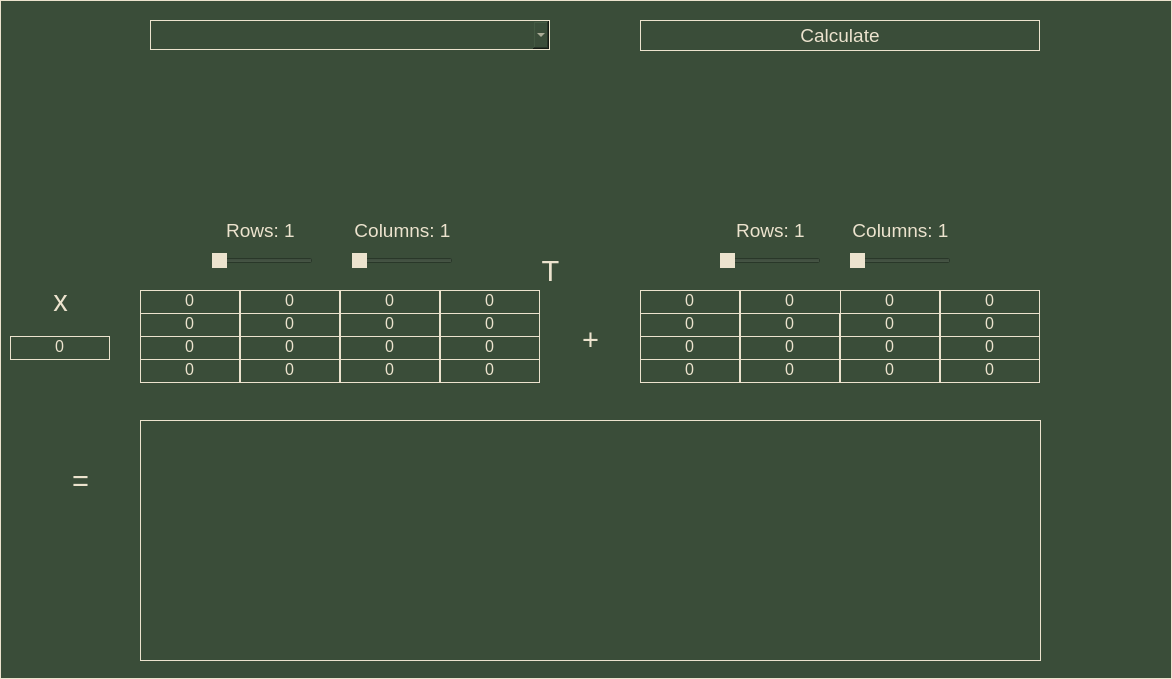
<?xml version="1.0" encoding="UTF-8"?>
<ui version="4.0">
 <class>MainWindow</class>
 <widget class="QMainWindow" name="MainWindow">
  <property name="geometry">
   <rect>
    <x>0</x>
    <y>0</y>
    <width>1172</width>
    <height>679</height>
   </rect>
  </property>
  <property name="font">
   <font>
    <pointsize>14</pointsize>
   </font>
  </property>
  <property name="windowTitle">
   <string>Matrix Calculator</string>
  </property>
  <property name="styleSheet">
   <string notr="true">background-color:rgb(58, 77, 57);
border:1px solid rgb(236, 227, 206);
color:rgb(236, 227, 206);</string>
  </property>
  <widget class="QWidget" name="centralwidget">
   <widget class="QComboBox" name="cBoperations">
    <property name="geometry">
     <rect>
      <x>150</x>
      <y>20</y>
      <width>400</width>
      <height>30</height>
     </rect>
    </property>
    <property name="font">
     <font>
      <pointsize>14</pointsize>
     </font>
    </property>
    <property name="cursor">
     <cursorShape>PointingHandCursor</cursorShape>
    </property>
    <property name="styleSheet">
     <string notr="true">QComboBox{
border:1px solid rgb(236, 227, 206);
color:rgb(236, 227, 206);
background-color:rgb(58, 77, 57);
}

QComboBox QAbstractItemView{
color:rgb(236, 227, 206);
}

QComboBox QAbstractItemView:hover{
color:rgb(236, 227, 206);
background-color:rgb(79, 111, 82);
}
</string>
    </property>
    <property name="sizeAdjustPolicy">
     <enum>QComboBox::AdjustToContentsOnFirstShow</enum>
    </property>
   </widget>
   <widget class="QSlider" name="NumRowsM1">
    <property name="geometry">
     <rect>
      <x>212</x>
      <y>240</y>
      <width>101</width>
      <height>41</height>
     </rect>
    </property>
    <property name="cursor">
     <cursorShape>PointingHandCursor</cursorShape>
    </property>
    <property name="styleSheet">
     <string notr="true">QSlider{
border:none;
}

QSlider::handle:horizontal{
background-color:rgb(236, 227, 206);
}</string>
    </property>
    <property name="minimum">
     <number>1</number>
    </property>
    <property name="maximum">
     <number>4</number>
    </property>
    <property name="orientation">
     <enum>Qt::Horizontal</enum>
    </property>
    <property name="invertedAppearance">
     <bool>false</bool>
    </property>
    <property name="invertedControls">
     <bool>false</bool>
    </property>
    <property name="tickPosition">
     <enum>QSlider::NoTicks</enum>
    </property>
   </widget>
   <widget class="QSlider" name="NumColumnsM1">
    <property name="geometry">
     <rect>
      <x>352</x>
      <y>240</y>
      <width>101</width>
      <height>41</height>
     </rect>
    </property>
    <property name="cursor">
     <cursorShape>PointingHandCursor</cursorShape>
    </property>
    <property name="styleSheet">
     <string notr="true">QSlider{
border:none;
}

QSlider::handle:horizontal{
background-color:rgb(236, 227, 206);
}</string>
    </property>
    <property name="minimum">
     <number>1</number>
    </property>
    <property name="maximum">
     <number>4</number>
    </property>
    <property name="orientation">
     <enum>Qt::Horizontal</enum>
    </property>
    <property name="invertedAppearance">
     <bool>false</bool>
    </property>
    <property name="invertedControls">
     <bool>false</bool>
    </property>
    <property name="tickPosition">
     <enum>QSlider::NoTicks</enum>
    </property>
   </widget>
   <widget class="QSlider" name="NumRowsM2">
    <property name="geometry">
     <rect>
      <x>720</x>
      <y>240</y>
      <width>101</width>
      <height>41</height>
     </rect>
    </property>
    <property name="cursor">
     <cursorShape>PointingHandCursor</cursorShape>
    </property>
    <property name="styleSheet">
     <string notr="true">QSlider{
border:none;
}

QSlider::handle:horizontal{
background-color:rgb(236, 227, 206);
}</string>
    </property>
    <property name="minimum">
     <number>1</number>
    </property>
    <property name="maximum">
     <number>4</number>
    </property>
    <property name="orientation">
     <enum>Qt::Horizontal</enum>
    </property>
    <property name="invertedAppearance">
     <bool>false</bool>
    </property>
    <property name="invertedControls">
     <bool>false</bool>
    </property>
    <property name="tickPosition">
     <enum>QSlider::NoTicks</enum>
    </property>
   </widget>
   <widget class="QSlider" name="NumColumnsM2">
    <property name="geometry">
     <rect>
      <x>850</x>
      <y>240</y>
      <width>101</width>
      <height>41</height>
     </rect>
    </property>
    <property name="cursor">
     <cursorShape>PointingHandCursor</cursorShape>
    </property>
    <property name="styleSheet">
     <string notr="true">QSlider{
border:none;
}

QSlider::handle:horizontal{
background-color:rgb(236, 227, 206);
}</string>
    </property>
    <property name="minimum">
     <number>1</number>
    </property>
    <property name="maximum">
     <number>4</number>
    </property>
    <property name="orientation">
     <enum>Qt::Horizontal</enum>
    </property>
    <property name="invertedAppearance">
     <bool>false</bool>
    </property>
    <property name="invertedControls">
     <bool>false</bool>
    </property>
    <property name="tickPosition">
     <enum>QSlider::NoTicks</enum>
    </property>
   </widget>
   <widget class="QLabel" name="lblM1rowCount">
    <property name="geometry">
     <rect>
      <x>210</x>
      <y>220</y>
      <width>101</width>
      <height>20</height>
     </rect>
    </property>
    <property name="font">
     <font>
      <pointsize>14</pointsize>
     </font>
    </property>
    <property name="styleSheet">
     <string notr="true">border:none;</string>
    </property>
    <property name="text">
     <string>Rows: 1</string>
    </property>
    <property name="alignment">
     <set>Qt::AlignCenter</set>
    </property>
   </widget>
   <widget class="QLabel" name="lblM1ColumnCount">
    <property name="geometry">
     <rect>
      <x>352</x>
      <y>220</y>
      <width>101</width>
      <height>20</height>
     </rect>
    </property>
    <property name="font">
     <font>
      <pointsize>14</pointsize>
     </font>
    </property>
    <property name="styleSheet">
     <string notr="true">border:none;</string>
    </property>
    <property name="text">
     <string>Columns: 1</string>
    </property>
    <property name="alignment">
     <set>Qt::AlignCenter</set>
    </property>
   </widget>
   <widget class="QLabel" name="lblM2rowCount">
    <property name="geometry">
     <rect>
      <x>720</x>
      <y>220</y>
      <width>101</width>
      <height>20</height>
     </rect>
    </property>
    <property name="font">
     <font>
      <pointsize>14</pointsize>
     </font>
    </property>
    <property name="styleSheet">
     <string notr="true">border:none;</string>
    </property>
    <property name="text">
     <string>Rows: 1</string>
    </property>
    <property name="alignment">
     <set>Qt::AlignCenter</set>
    </property>
   </widget>
   <widget class="QLabel" name="lblM2ColumnCount">
    <property name="geometry">
     <rect>
      <x>850</x>
      <y>220</y>
      <width>101</width>
      <height>20</height>
     </rect>
    </property>
    <property name="font">
     <font>
      <pointsize>14</pointsize>
     </font>
    </property>
    <property name="styleSheet">
     <string notr="true">border:none;</string>
    </property>
    <property name="text">
     <string>Columns: 1</string>
    </property>
    <property name="alignment">
     <set>Qt::AlignCenter</set>
    </property>
   </widget>
   <widget class="QLineEdit" name="M1_00">
    <property name="geometry">
     <rect>
      <x>140</x>
      <y>290</y>
      <width>100</width>
      <height>24</height>
     </rect>
    </property>
    <property name="font">
     <font>
      <pointsize>12</pointsize>
     </font>
    </property>
    <property name="styleSheet">
     <string notr="true">padding-bottom:4px;</string>
    </property>
    <property name="inputMethodHints">
     <set>Qt::ImhNone</set>
    </property>
    <property name="text">
     <string>0</string>
    </property>
    <property name="maxLength">
     <number>10</number>
    </property>
    <property name="alignment">
     <set>Qt::AlignCenter</set>
    </property>
    <property name="placeholderText">
     <string>0</string>
    </property>
   </widget>
   <widget class="QLineEdit" name="M1_10">
    <property name="geometry">
     <rect>
      <x>140</x>
      <y>313</y>
      <width>100</width>
      <height>24</height>
     </rect>
    </property>
    <property name="font">
     <font>
      <pointsize>12</pointsize>
     </font>
    </property>
    <property name="styleSheet">
     <string notr="true">padding-bottom:4px;</string>
    </property>
    <property name="inputMethodHints">
     <set>Qt::ImhNone</set>
    </property>
    <property name="text">
     <string>0</string>
    </property>
    <property name="maxLength">
     <number>10</number>
    </property>
    <property name="alignment">
     <set>Qt::AlignCenter</set>
    </property>
    <property name="placeholderText">
     <string>0</string>
    </property>
   </widget>
   <widget class="QLineEdit" name="M1_20">
    <property name="geometry">
     <rect>
      <x>140</x>
      <y>336</y>
      <width>100</width>
      <height>24</height>
     </rect>
    </property>
    <property name="font">
     <font>
      <pointsize>12</pointsize>
     </font>
    </property>
    <property name="styleSheet">
     <string notr="true">padding-bottom:4px;</string>
    </property>
    <property name="inputMethodHints">
     <set>Qt::ImhNone</set>
    </property>
    <property name="text">
     <string>0</string>
    </property>
    <property name="maxLength">
     <number>10</number>
    </property>
    <property name="alignment">
     <set>Qt::AlignCenter</set>
    </property>
    <property name="placeholderText">
     <string>0</string>
    </property>
   </widget>
   <widget class="QLineEdit" name="M1_30">
    <property name="geometry">
     <rect>
      <x>140</x>
      <y>359</y>
      <width>100</width>
      <height>24</height>
     </rect>
    </property>
    <property name="font">
     <font>
      <pointsize>12</pointsize>
     </font>
    </property>
    <property name="styleSheet">
     <string notr="true">padding-bottom:4px;</string>
    </property>
    <property name="inputMethodHints">
     <set>Qt::ImhNone</set>
    </property>
    <property name="text">
     <string>0</string>
    </property>
    <property name="maxLength">
     <number>10</number>
    </property>
    <property name="alignment">
     <set>Qt::AlignCenter</set>
    </property>
    <property name="placeholderText">
     <string>0</string>
    </property>
   </widget>
   <widget class="QLineEdit" name="M1_01">
    <property name="geometry">
     <rect>
      <x>240</x>
      <y>290</y>
      <width>100</width>
      <height>24</height>
     </rect>
    </property>
    <property name="font">
     <font>
      <pointsize>12</pointsize>
     </font>
    </property>
    <property name="styleSheet">
     <string notr="true">padding-bottom:4px;</string>
    </property>
    <property name="inputMethodHints">
     <set>Qt::ImhNone</set>
    </property>
    <property name="text">
     <string>0</string>
    </property>
    <property name="maxLength">
     <number>10</number>
    </property>
    <property name="alignment">
     <set>Qt::AlignCenter</set>
    </property>
    <property name="placeholderText">
     <string>0</string>
    </property>
   </widget>
   <widget class="QLineEdit" name="M1_02">
    <property name="geometry">
     <rect>
      <x>340</x>
      <y>290</y>
      <width>100</width>
      <height>24</height>
     </rect>
    </property>
    <property name="font">
     <font>
      <pointsize>12</pointsize>
     </font>
    </property>
    <property name="styleSheet">
     <string notr="true">padding-bottom:4px;</string>
    </property>
    <property name="inputMethodHints">
     <set>Qt::ImhNone</set>
    </property>
    <property name="text">
     <string>0</string>
    </property>
    <property name="maxLength">
     <number>10</number>
    </property>
    <property name="alignment">
     <set>Qt::AlignCenter</set>
    </property>
    <property name="placeholderText">
     <string>0</string>
    </property>
   </widget>
   <widget class="QLineEdit" name="M1_03">
    <property name="geometry">
     <rect>
      <x>440</x>
      <y>290</y>
      <width>100</width>
      <height>24</height>
     </rect>
    </property>
    <property name="font">
     <font>
      <pointsize>12</pointsize>
     </font>
    </property>
    <property name="styleSheet">
     <string notr="true">padding-bottom:4px;</string>
    </property>
    <property name="inputMethodHints">
     <set>Qt::ImhNone</set>
    </property>
    <property name="text">
     <string>0</string>
    </property>
    <property name="maxLength">
     <number>10</number>
    </property>
    <property name="alignment">
     <set>Qt::AlignCenter</set>
    </property>
    <property name="placeholderText">
     <string>0</string>
    </property>
   </widget>
   <widget class="QLineEdit" name="M1_11">
    <property name="geometry">
     <rect>
      <x>240</x>
      <y>313</y>
      <width>100</width>
      <height>24</height>
     </rect>
    </property>
    <property name="font">
     <font>
      <pointsize>12</pointsize>
     </font>
    </property>
    <property name="styleSheet">
     <string notr="true">padding-bottom:4px;</string>
    </property>
    <property name="inputMethodHints">
     <set>Qt::ImhNone</set>
    </property>
    <property name="text">
     <string>0</string>
    </property>
    <property name="maxLength">
     <number>10</number>
    </property>
    <property name="alignment">
     <set>Qt::AlignCenter</set>
    </property>
    <property name="placeholderText">
     <string>0</string>
    </property>
   </widget>
   <widget class="QLineEdit" name="M1_12">
    <property name="geometry">
     <rect>
      <x>340</x>
      <y>313</y>
      <width>100</width>
      <height>24</height>
     </rect>
    </property>
    <property name="font">
     <font>
      <pointsize>12</pointsize>
     </font>
    </property>
    <property name="styleSheet">
     <string notr="true">padding-bottom:4px;</string>
    </property>
    <property name="inputMethodHints">
     <set>Qt::ImhNone</set>
    </property>
    <property name="text">
     <string>0</string>
    </property>
    <property name="maxLength">
     <number>10</number>
    </property>
    <property name="alignment">
     <set>Qt::AlignCenter</set>
    </property>
    <property name="placeholderText">
     <string>0</string>
    </property>
   </widget>
   <widget class="QLineEdit" name="M1_13">
    <property name="geometry">
     <rect>
      <x>440</x>
      <y>313</y>
      <width>100</width>
      <height>24</height>
     </rect>
    </property>
    <property name="font">
     <font>
      <pointsize>12</pointsize>
     </font>
    </property>
    <property name="styleSheet">
     <string notr="true">padding-bottom:4px;</string>
    </property>
    <property name="inputMethodHints">
     <set>Qt::ImhNone</set>
    </property>
    <property name="text">
     <string>0</string>
    </property>
    <property name="maxLength">
     <number>10</number>
    </property>
    <property name="alignment">
     <set>Qt::AlignCenter</set>
    </property>
    <property name="placeholderText">
     <string>0</string>
    </property>
   </widget>
   <widget class="QLineEdit" name="M1_21">
    <property name="geometry">
     <rect>
      <x>240</x>
      <y>336</y>
      <width>100</width>
      <height>24</height>
     </rect>
    </property>
    <property name="font">
     <font>
      <pointsize>12</pointsize>
     </font>
    </property>
    <property name="styleSheet">
     <string notr="true">padding-bottom:4px;</string>
    </property>
    <property name="inputMethodHints">
     <set>Qt::ImhNone</set>
    </property>
    <property name="text">
     <string>0</string>
    </property>
    <property name="maxLength">
     <number>10</number>
    </property>
    <property name="alignment">
     <set>Qt::AlignCenter</set>
    </property>
    <property name="placeholderText">
     <string>0</string>
    </property>
   </widget>
   <widget class="QLineEdit" name="M1_22">
    <property name="geometry">
     <rect>
      <x>340</x>
      <y>336</y>
      <width>100</width>
      <height>24</height>
     </rect>
    </property>
    <property name="font">
     <font>
      <pointsize>12</pointsize>
     </font>
    </property>
    <property name="styleSheet">
     <string notr="true">padding-bottom:4px;</string>
    </property>
    <property name="inputMethodHints">
     <set>Qt::ImhNone</set>
    </property>
    <property name="text">
     <string>0</string>
    </property>
    <property name="maxLength">
     <number>10</number>
    </property>
    <property name="alignment">
     <set>Qt::AlignCenter</set>
    </property>
    <property name="placeholderText">
     <string>0</string>
    </property>
   </widget>
   <widget class="QLineEdit" name="M1_23">
    <property name="geometry">
     <rect>
      <x>440</x>
      <y>336</y>
      <width>100</width>
      <height>24</height>
     </rect>
    </property>
    <property name="font">
     <font>
      <pointsize>12</pointsize>
     </font>
    </property>
    <property name="styleSheet">
     <string notr="true">padding-bottom:4px;</string>
    </property>
    <property name="inputMethodHints">
     <set>Qt::ImhNone</set>
    </property>
    <property name="text">
     <string>0</string>
    </property>
    <property name="maxLength">
     <number>10</number>
    </property>
    <property name="alignment">
     <set>Qt::AlignCenter</set>
    </property>
    <property name="placeholderText">
     <string>0</string>
    </property>
   </widget>
   <widget class="QLineEdit" name="M1_31">
    <property name="geometry">
     <rect>
      <x>240</x>
      <y>359</y>
      <width>100</width>
      <height>24</height>
     </rect>
    </property>
    <property name="font">
     <font>
      <pointsize>12</pointsize>
     </font>
    </property>
    <property name="styleSheet">
     <string notr="true">padding-bottom:4px;</string>
    </property>
    <property name="inputMethodHints">
     <set>Qt::ImhNone</set>
    </property>
    <property name="text">
     <string>0</string>
    </property>
    <property name="maxLength">
     <number>10</number>
    </property>
    <property name="alignment">
     <set>Qt::AlignCenter</set>
    </property>
    <property name="placeholderText">
     <string>0</string>
    </property>
   </widget>
   <widget class="QLineEdit" name="M1_32">
    <property name="geometry">
     <rect>
      <x>340</x>
      <y>359</y>
      <width>100</width>
      <height>24</height>
     </rect>
    </property>
    <property name="font">
     <font>
      <pointsize>12</pointsize>
     </font>
    </property>
    <property name="styleSheet">
     <string notr="true">padding-bottom:4px;</string>
    </property>
    <property name="inputMethodHints">
     <set>Qt::ImhNone</set>
    </property>
    <property name="text">
     <string>0</string>
    </property>
    <property name="maxLength">
     <number>10</number>
    </property>
    <property name="alignment">
     <set>Qt::AlignCenter</set>
    </property>
    <property name="placeholderText">
     <string>0</string>
    </property>
   </widget>
   <widget class="QLineEdit" name="M1_33">
    <property name="geometry">
     <rect>
      <x>440</x>
      <y>359</y>
      <width>100</width>
      <height>24</height>
     </rect>
    </property>
    <property name="font">
     <font>
      <pointsize>12</pointsize>
     </font>
    </property>
    <property name="styleSheet">
     <string notr="true">padding-bottom:4px;</string>
    </property>
    <property name="inputMethodHints">
     <set>Qt::ImhNone</set>
    </property>
    <property name="text">
     <string>0</string>
    </property>
    <property name="maxLength">
     <number>10</number>
    </property>
    <property name="alignment">
     <set>Qt::AlignCenter</set>
    </property>
    <property name="placeholderText">
     <string>0</string>
    </property>
   </widget>
   <widget class="QLineEdit" name="M2_33">
    <property name="geometry">
     <rect>
      <x>940</x>
      <y>359</y>
      <width>100</width>
      <height>24</height>
     </rect>
    </property>
    <property name="font">
     <font>
      <pointsize>12</pointsize>
     </font>
    </property>
    <property name="styleSheet">
     <string notr="true">padding-bottom:4px;</string>
    </property>
    <property name="inputMethodHints">
     <set>Qt::ImhNone</set>
    </property>
    <property name="text">
     <string>0</string>
    </property>
    <property name="maxLength">
     <number>10</number>
    </property>
    <property name="alignment">
     <set>Qt::AlignCenter</set>
    </property>
    <property name="placeholderText">
     <string>0</string>
    </property>
   </widget>
   <widget class="QLineEdit" name="M2_13">
    <property name="geometry">
     <rect>
      <x>940</x>
      <y>313</y>
      <width>100</width>
      <height>24</height>
     </rect>
    </property>
    <property name="font">
     <font>
      <pointsize>12</pointsize>
     </font>
    </property>
    <property name="styleSheet">
     <string notr="true">padding-bottom:4px;</string>
    </property>
    <property name="inputMethodHints">
     <set>Qt::ImhNone</set>
    </property>
    <property name="text">
     <string>0</string>
    </property>
    <property name="maxLength">
     <number>10</number>
    </property>
    <property name="alignment">
     <set>Qt::AlignCenter</set>
    </property>
    <property name="placeholderText">
     <string>0</string>
    </property>
   </widget>
   <widget class="QLineEdit" name="M2_21">
    <property name="geometry">
     <rect>
      <x>740</x>
      <y>336</y>
      <width>100</width>
      <height>24</height>
     </rect>
    </property>
    <property name="font">
     <font>
      <pointsize>12</pointsize>
     </font>
    </property>
    <property name="styleSheet">
     <string notr="true">padding-bottom:4px;</string>
    </property>
    <property name="inputMethodHints">
     <set>Qt::ImhNone</set>
    </property>
    <property name="text">
     <string>0</string>
    </property>
    <property name="maxLength">
     <number>10</number>
    </property>
    <property name="alignment">
     <set>Qt::AlignCenter</set>
    </property>
    <property name="placeholderText">
     <string>0</string>
    </property>
   </widget>
   <widget class="QLineEdit" name="M2_22">
    <property name="geometry">
     <rect>
      <x>840</x>
      <y>336</y>
      <width>100</width>
      <height>24</height>
     </rect>
    </property>
    <property name="font">
     <font>
      <pointsize>12</pointsize>
     </font>
    </property>
    <property name="styleSheet">
     <string notr="true">padding-bottom:4px;</string>
    </property>
    <property name="inputMethodHints">
     <set>Qt::ImhNone</set>
    </property>
    <property name="text">
     <string>0</string>
    </property>
    <property name="maxLength">
     <number>10</number>
    </property>
    <property name="alignment">
     <set>Qt::AlignCenter</set>
    </property>
    <property name="placeholderText">
     <string>0</string>
    </property>
   </widget>
   <widget class="QLineEdit" name="M2_31">
    <property name="geometry">
     <rect>
      <x>740</x>
      <y>359</y>
      <width>100</width>
      <height>24</height>
     </rect>
    </property>
    <property name="font">
     <font>
      <pointsize>12</pointsize>
     </font>
    </property>
    <property name="styleSheet">
     <string notr="true">padding-bottom:4px;</string>
    </property>
    <property name="inputMethodHints">
     <set>Qt::ImhNone</set>
    </property>
    <property name="text">
     <string>0</string>
    </property>
    <property name="maxLength">
     <number>10</number>
    </property>
    <property name="alignment">
     <set>Qt::AlignCenter</set>
    </property>
    <property name="placeholderText">
     <string>0</string>
    </property>
   </widget>
   <widget class="QLineEdit" name="M2_02">
    <property name="geometry">
     <rect>
      <x>840</x>
      <y>290</y>
      <width>100</width>
      <height>24</height>
     </rect>
    </property>
    <property name="font">
     <font>
      <pointsize>12</pointsize>
     </font>
    </property>
    <property name="styleSheet">
     <string notr="true">padding-bottom:4px;</string>
    </property>
    <property name="inputMethodHints">
     <set>Qt::ImhNone</set>
    </property>
    <property name="text">
     <string>0</string>
    </property>
    <property name="maxLength">
     <number>10</number>
    </property>
    <property name="alignment">
     <set>Qt::AlignCenter</set>
    </property>
    <property name="placeholderText">
     <string>0</string>
    </property>
   </widget>
   <widget class="QLineEdit" name="M2_03">
    <property name="geometry">
     <rect>
      <x>940</x>
      <y>290</y>
      <width>100</width>
      <height>24</height>
     </rect>
    </property>
    <property name="font">
     <font>
      <pointsize>12</pointsize>
     </font>
    </property>
    <property name="styleSheet">
     <string notr="true">padding-bottom:4px;</string>
    </property>
    <property name="inputMethodHints">
     <set>Qt::ImhNone</set>
    </property>
    <property name="text">
     <string>0</string>
    </property>
    <property name="maxLength">
     <number>10</number>
    </property>
    <property name="alignment">
     <set>Qt::AlignCenter</set>
    </property>
    <property name="placeholderText">
     <string>0</string>
    </property>
   </widget>
   <widget class="QLineEdit" name="M2_32">
    <property name="geometry">
     <rect>
      <x>840</x>
      <y>359</y>
      <width>100</width>
      <height>24</height>
     </rect>
    </property>
    <property name="font">
     <font>
      <pointsize>12</pointsize>
     </font>
    </property>
    <property name="styleSheet">
     <string notr="true">padding-bottom:4px;</string>
    </property>
    <property name="inputMethodHints">
     <set>Qt::ImhNone</set>
    </property>
    <property name="text">
     <string>0</string>
    </property>
    <property name="maxLength">
     <number>10</number>
    </property>
    <property name="alignment">
     <set>Qt::AlignCenter</set>
    </property>
    <property name="placeholderText">
     <string>0</string>
    </property>
   </widget>
   <widget class="QLineEdit" name="M2_30">
    <property name="geometry">
     <rect>
      <x>640</x>
      <y>359</y>
      <width>100</width>
      <height>24</height>
     </rect>
    </property>
    <property name="font">
     <font>
      <pointsize>12</pointsize>
     </font>
    </property>
    <property name="styleSheet">
     <string notr="true">padding-bottom:4px;</string>
    </property>
    <property name="inputMethodHints">
     <set>Qt::ImhNone</set>
    </property>
    <property name="text">
     <string>0</string>
    </property>
    <property name="maxLength">
     <number>10</number>
    </property>
    <property name="alignment">
     <set>Qt::AlignCenter</set>
    </property>
    <property name="placeholderText">
     <string>0</string>
    </property>
   </widget>
   <widget class="QLineEdit" name="M2_20">
    <property name="geometry">
     <rect>
      <x>640</x>
      <y>336</y>
      <width>100</width>
      <height>24</height>
     </rect>
    </property>
    <property name="font">
     <font>
      <pointsize>12</pointsize>
     </font>
    </property>
    <property name="styleSheet">
     <string notr="true">padding-bottom:4px;</string>
    </property>
    <property name="inputMethodHints">
     <set>Qt::ImhNone</set>
    </property>
    <property name="text">
     <string>0</string>
    </property>
    <property name="maxLength">
     <number>10</number>
    </property>
    <property name="alignment">
     <set>Qt::AlignCenter</set>
    </property>
    <property name="placeholderText">
     <string>0</string>
    </property>
   </widget>
   <widget class="QLineEdit" name="M2_12">
    <property name="geometry">
     <rect>
      <x>840</x>
      <y>313</y>
      <width>100</width>
      <height>24</height>
     </rect>
    </property>
    <property name="font">
     <font>
      <pointsize>12</pointsize>
     </font>
    </property>
    <property name="styleSheet">
     <string notr="true">padding-bottom:4px;</string>
    </property>
    <property name="inputMethodHints">
     <set>Qt::ImhNone</set>
    </property>
    <property name="text">
     <string>0</string>
    </property>
    <property name="maxLength">
     <number>10</number>
    </property>
    <property name="alignment">
     <set>Qt::AlignCenter</set>
    </property>
    <property name="placeholderText">
     <string>0</string>
    </property>
   </widget>
   <widget class="QLineEdit" name="M2_10">
    <property name="geometry">
     <rect>
      <x>640</x>
      <y>313</y>
      <width>100</width>
      <height>24</height>
     </rect>
    </property>
    <property name="font">
     <font>
      <pointsize>12</pointsize>
     </font>
    </property>
    <property name="styleSheet">
     <string notr="true">padding-bottom:4px;</string>
    </property>
    <property name="inputMethodHints">
     <set>Qt::ImhNone</set>
    </property>
    <property name="text">
     <string>0</string>
    </property>
    <property name="maxLength">
     <number>10</number>
    </property>
    <property name="alignment">
     <set>Qt::AlignCenter</set>
    </property>
    <property name="placeholderText">
     <string>0</string>
    </property>
   </widget>
   <widget class="QLineEdit" name="M2_11">
    <property name="geometry">
     <rect>
      <x>740</x>
      <y>313</y>
      <width>100</width>
      <height>24</height>
     </rect>
    </property>
    <property name="font">
     <font>
      <pointsize>12</pointsize>
     </font>
    </property>
    <property name="styleSheet">
     <string notr="true">padding-bottom:4px;</string>
    </property>
    <property name="inputMethodHints">
     <set>Qt::ImhNone</set>
    </property>
    <property name="text">
     <string>0</string>
    </property>
    <property name="maxLength">
     <number>10</number>
    </property>
    <property name="alignment">
     <set>Qt::AlignCenter</set>
    </property>
    <property name="placeholderText">
     <string>0</string>
    </property>
   </widget>
   <widget class="QLineEdit" name="M2_23">
    <property name="geometry">
     <rect>
      <x>940</x>
      <y>336</y>
      <width>100</width>
      <height>24</height>
     </rect>
    </property>
    <property name="font">
     <font>
      <pointsize>12</pointsize>
     </font>
    </property>
    <property name="styleSheet">
     <string notr="true">padding-bottom:4px;</string>
    </property>
    <property name="inputMethodHints">
     <set>Qt::ImhNone</set>
    </property>
    <property name="text">
     <string>0</string>
    </property>
    <property name="maxLength">
     <number>10</number>
    </property>
    <property name="alignment">
     <set>Qt::AlignCenter</set>
    </property>
    <property name="placeholderText">
     <string>0</string>
    </property>
   </widget>
   <widget class="QPushButton" name="pBcalculate">
    <property name="geometry">
     <rect>
      <x>640</x>
      <y>20</y>
      <width>400</width>
      <height>31</height>
     </rect>
    </property>
    <property name="font">
     <font>
      <pointsize>14</pointsize>
     </font>
    </property>
    <property name="cursor">
     <cursorShape>PointingHandCursor</cursorShape>
    </property>
    <property name="styleSheet">
     <string notr="true">QPushButton::hover{
background-color:rgb(115, 144, 114);
color:rgb(236, 227, 206);
border:1px solid rgb(236, 227, 206);
}</string>
    </property>
    <property name="text">
     <string>Calculate</string>
    </property>
   </widget>
   <widget class="QLineEdit" name="M2_00">
    <property name="geometry">
     <rect>
      <x>640</x>
      <y>290</y>
      <width>100</width>
      <height>24</height>
     </rect>
    </property>
    <property name="font">
     <font>
      <pointsize>12</pointsize>
     </font>
    </property>
    <property name="styleSheet">
     <string notr="true">padding-bottom:4px;</string>
    </property>
    <property name="inputMethodHints">
     <set>Qt::ImhNone</set>
    </property>
    <property name="text">
     <string>0</string>
    </property>
    <property name="maxLength">
     <number>10</number>
    </property>
    <property name="alignment">
     <set>Qt::AlignCenter</set>
    </property>
    <property name="placeholderText">
     <string>0</string>
    </property>
   </widget>
   <widget class="QLineEdit" name="M2_01">
    <property name="geometry">
     <rect>
      <x>740</x>
      <y>290</y>
      <width>101</width>
      <height>24</height>
     </rect>
    </property>
    <property name="font">
     <font>
      <pointsize>12</pointsize>
     </font>
    </property>
    <property name="styleSheet">
     <string notr="true">padding-bottom:4px;</string>
    </property>
    <property name="inputMethodHints">
     <set>Qt::ImhNone</set>
    </property>
    <property name="text">
     <string>0</string>
    </property>
    <property name="maxLength">
     <number>10</number>
    </property>
    <property name="alignment">
     <set>Qt::AlignCenter</set>
    </property>
    <property name="placeholderText">
     <string>0</string>
    </property>
   </widget>
   <widget class="QLabel" name="lbloperation">
    <property name="geometry">
     <rect>
      <x>570</x>
      <y>319</y>
      <width>41</width>
      <height>41</height>
     </rect>
    </property>
    <property name="font">
     <font>
      <pointsize>22</pointsize>
     </font>
    </property>
    <property name="styleSheet">
     <string notr="true">border:none;</string>
    </property>
    <property name="text">
     <string>+</string>
    </property>
    <property name="alignment">
     <set>Qt::AlignCenter</set>
    </property>
   </widget>
   <widget class="QTableWidget" name="tWsolution">
    <property name="enabled">
     <bool>false</bool>
    </property>
    <property name="geometry">
     <rect>
      <x>140</x>
      <y>420</y>
      <width>901</width>
      <height>241</height>
     </rect>
    </property>
    <property name="font">
     <font>
      <pointsize>12</pointsize>
     </font>
    </property>
    <property name="selectionMode">
     <enum>QAbstractItemView::NoSelection</enum>
    </property>
    <property name="cornerButtonEnabled">
     <bool>false</bool>
    </property>
   </widget>
   <widget class="QLabel" name="lblequals">
    <property name="geometry">
     <rect>
      <x>60</x>
      <y>460</y>
      <width>41</width>
      <height>41</height>
     </rect>
    </property>
    <property name="font">
     <font>
      <pointsize>22</pointsize>
     </font>
    </property>
    <property name="styleSheet">
     <string notr="true">border:none;</string>
    </property>
    <property name="text">
     <string>=</string>
    </property>
    <property name="alignment">
     <set>Qt::AlignCenter</set>
    </property>
   </widget>
   <widget class="QLineEdit" name="lEscaler">
    <property name="geometry">
     <rect>
      <x>10</x>
      <y>336</y>
      <width>100</width>
      <height>24</height>
     </rect>
    </property>
    <property name="font">
     <font>
      <pointsize>12</pointsize>
     </font>
    </property>
    <property name="styleSheet">
     <string notr="true">padding-bottom:4px;</string>
    </property>
    <property name="inputMethodHints">
     <set>Qt::ImhNone</set>
    </property>
    <property name="text">
     <string>0</string>
    </property>
    <property name="maxLength">
     <number>10</number>
    </property>
    <property name="alignment">
     <set>Qt::AlignCenter</set>
    </property>
    <property name="placeholderText">
     <string>0</string>
    </property>
   </widget>
   <widget class="QLabel" name="lblScaler">
    <property name="geometry">
     <rect>
      <x>50</x>
      <y>280</y>
      <width>21</width>
      <height>41</height>
     </rect>
    </property>
    <property name="font">
     <font>
      <pointsize>22</pointsize>
     </font>
    </property>
    <property name="styleSheet">
     <string notr="true">border:none;</string>
    </property>
    <property name="text">
     <string>x</string>
    </property>
    <property name="alignment">
     <set>Qt::AlignCenter</set>
    </property>
   </widget>
   <widget class="QLabel" name="lblTranspose">
    <property name="geometry">
     <rect>
      <x>540</x>
      <y>250</y>
      <width>21</width>
      <height>41</height>
     </rect>
    </property>
    <property name="font">
     <font>
      <pointsize>22</pointsize>
     </font>
    </property>
    <property name="styleSheet">
     <string notr="true">border:none;</string>
    </property>
    <property name="text">
     <string>T</string>
    </property>
    <property name="alignment">
     <set>Qt::AlignCenter</set>
    </property>
   </widget>
  </widget>
 </widget>
 <resources/>
 <connections/>
</ui>
